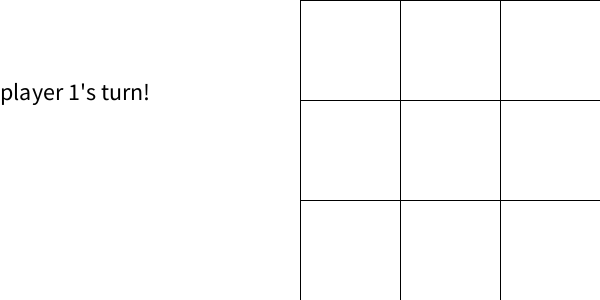
Frame 1 (no input)
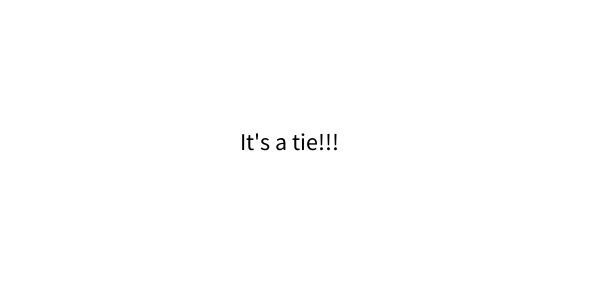
Frame 60 (the mouse pressed at the canvas centre just before this capture)
Frame 120 (the mouse held since frame 60 and released just before this capture): identical to frame 60, image omitted

The Processing sketch that drew these frames (run headless with seeded random() and noise(); from frame 60 on, the mouse is pressed at the canvas centre):

// Processing sketch: TicTacToeGame
// ── TicTacToeGame.pde
int [][] board; 
boolean [][] clicked; 
int cols = 3;  
int turn = 1; 
int turnNumber=0;
boolean player1 = true; 
boolean player1Wins = false; 
boolean player2Wins = false; 
boolean tie = false; 
boolean gameOver = false; 

String winner; 

void setup(){
  size(600, 300); 
  
  textSize(24); 
  
  board = new int[cols][cols]; 
  clicked = new boolean[cols][cols]; 
  
  for(int i = 0; i< cols; i++){
    for(int j = 0; j< cols; j++){
      board[i][j] = 0; 
      clicked[i][j] = false; 
    }
  }
}

void draw(){
  background(255); 
  
  if(!gameOver){
    //draw our tick tac toe board
    for(int i = 0; i< cols; i++){
      for(int j = 0; j< cols; j++){
        //draw our grid 
        noFill(); 
        rect(300+ i*100, j*100, 100, 100);
        
        //setup a state system to check if tile belongs to player 1 or player 2 
        
        //if state # of the board tile is 1, draw a 0 
        if(board[i][j] == 1){
          ellipse(300 + i*100 + 50, j*100 + 50, 100, 100); 
        }
        
        //if state # of the board tile is 2, draw an X 
        if(board[i][j] == 2){
          line(i*100+300,j*100,i*100 + 400,j*100+100);
          line(i*100+400,j*100,i*100 + 300,j*100+ 100);
        }
      }
    }
    fill(0); 
    if(player1){
      text("player 1's turn!", 0, 100); 
    }else{
      text("player 2's turn!", 0, 100);
    }
  }
  
  if(player1Wins){
    winner = "Player 1"; 
  }else if (player2Wins){
    winner = "Player 2"; 
  }
  
  if(player1Wins || player2Wins){
    gameOver = true; 
    text(winner + " Wins!!!", width*.4, height/2); 
  }
  
  if(tie){
    gameOver = true; 
    text("It's a tie!!!", width*.4, height/2); 
  }
  
  checkWinner(); 
  checkForTie(); 
  
  println(tie); 

}

void checkWinner(){
  //check both diagnols for a winner 
  if(board[0][0] == 1 && board[1][1] == 1 && board[2][2] == 1){
    player1Wins = true; 
  }else if(board[0][0] == 2 && board[1][1] == 2 && board[2][2] == 2){
    player2Wins = true; 
  }
  
  if(board[0][2] == 1 && board[1][1] == 1 && board[2][0] == 1){
    player1Wins = true; 
  }else if(board[0][2] == 2 && board[1][1] == 2 && board[2][0] == 2){
    player2Wins = true; 
  }
  
  for(int i = 0; i< cols; i++){
    //check rows for a winner 
    if(board[0][i] == 1 && board[1][i] == 1 && board[2][i] == 1){
      player1Wins = true; 
    }else if(board[0][i] == 2 && board[1][i] == 2 && board[2][i] == 2){
      player2Wins = true; 
    }
    
    //check columns for a winner 
    if(board[i][0] == 1 && board[i][1] == 1 && board[i][2] == 1){
      player1Wins = true; 
    }else if(board[i][0] == 2 && board[i][1] == 2 && board[i][2] == 2){
      player2Wins = true; 
    }
  }
}

void checkForTie(){
  for(int i = 0; i< cols; i++){
    for(int j = 0; j< cols; j++){
      if(board[i][j] == 0 && turnNumber==6){
        tie = false; 
      }else{
        tie = true; 
      }
    }
  }
}
void mousePressed(){
  for(int i = 0; i< cols; i++){
    for(int j = 0; j< cols; j++){
      if(clicked[i][j] == false){
        if(mouseX>= 300+i*100 && mouseX <= (300 + (i+1)*100) && mouseY>=(j*100) && mouseY <= (j+1)*100){
          clicked[i][j] = true; 
          if(player1){
            board[i][j] = 1;  
          }else{
            board[i][j] = 2; 
          }
          player1 = !player1; 
          turnNumber++;
        }
      }
    }
  } 
}
